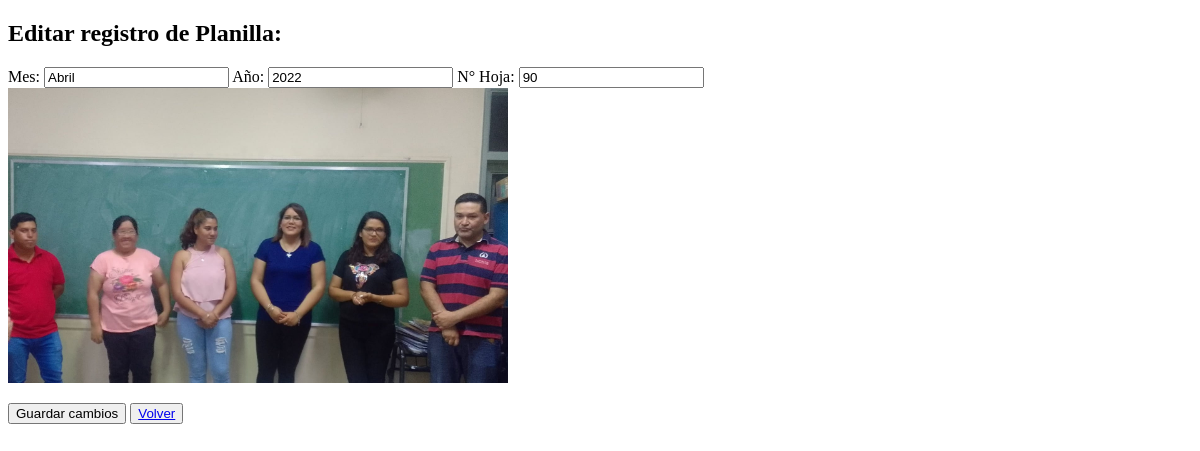
/login/AdminLTE-3.2.0/editplan.php?id=21, run on an earlier commit of the app's database.
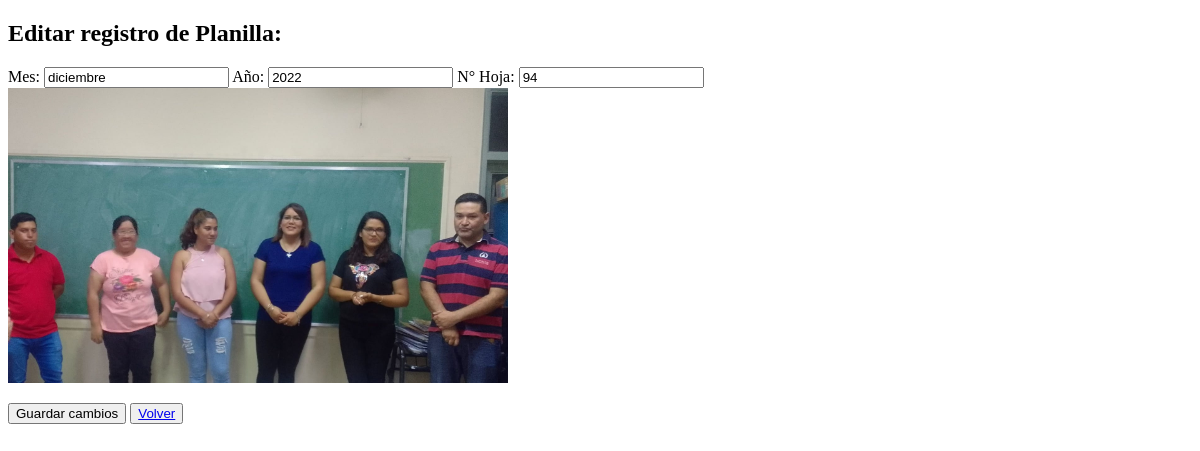
And on a later commit of the database.
### tables this page shows
CREATE TABLE `planilla` (
  `id_img` int(11) NOT NULL,
  `hoja` int(200) NOT NULL,
  `mes` varchar(15) NOT NULL,
  `anio` int(4) NOT NULL,
  `img` varchar(200) NOT NULL
);

### login/AdminLTE-3.2.0/editplan.php (the view, shortened to what this page needs)
<?php
require_once('conexion.php');
mysqli_set_charset($conn,"utf8");
$id = $_GET['id'];
?>
<!doctype html>
<html lang="es">
<head>
</head>
<body>
                <?php
                $query  = "SELECT * FROM planilla WHERE id_img= '$id'";
                $result  = mysqli_query($conn, $query);
                while ($row = mysqli_fetch_assoc($result)) {
                ?>
                    <h2>Editar registro de Planilla:</h2>
                    <form action="" method="post">
                        <label>Mes:</label>
                        <input type="text" name="mes" value="<?php echo $row['mes']; ?>">
                        <label>Año:</label>
                        <input type="number" name="anio" value="<?php echo $row['anio']; ?>">
                        <label>N° Hoja:</label>
                        <input type="number" name="hoja" value="<?php echo $row['hoja']; ?>">
                <img src="<?php echo $row['img'];?>" width=500px heigth=auto>
                        <button type="submit" name="submit">Guardar cambios</button>
                        <button><a href="index31.php">Volver</a></button>
                    </form><p>
                <?php
                }
                ?>
</body>
</html>

What changed in the data, as far as the page shows it:
changed planilla: mes "Abril" → "diciembre"; hoja "90" → "94"
